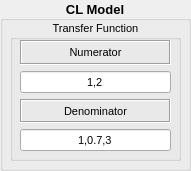
   <widget class="QGroupBox" name="ModelGroup_2">
    <property name="geometry">
     <rect>
      <x>800</x>
      <y>190</y>
      <width>191</width>
      <height>171</height>
     </rect>
    </property>
    <property name="font">
     <font>
      <pointsize>10</pointsize>
      <weight>75</weight>
      <bold>true</bold>
     </font>
    </property>
    <property name="title">
     <string>CL Model</string>
    </property>
    <property name="alignment">
     <set>Qt::AlignCenter</set>
    </property>
    <widget class="QGroupBox" name="TransferFunctionGroup_2">
     <property name="geometry">
      <rect>
       <x>10</x>
       <y>20</y>
       <width>171</width>
       <height>141</height>
      </rect>
     </property>
     <property name="font">
      <font>
       <pointsize>8</pointsize>
       <weight>50</weight>
       <bold>false</bold>
      </font>
     </property>
     <property name="title">
      <string>Transfer Function</string>
     </property>
     <property name="alignment">
      <set>Qt::AlignCenter</set>
     </property>
     <widget class="QWidget" name="gridLayoutWidget_7">
      <property name="geometry">
       <rect>
        <x>10</x>
        <y>20</y>
        <width>151</width>
        <height>111</height>
       </rect>
      </property>
      <layout class="QGridLayout" name="gridLayout_4">
       <item row="1" column="0">
        <widget class="QLineEdit" name="NumeratorCL">
         <property name="font">
          <font>
           <weight>50</weight>
           <bold>false</bold>
          </font>
         </property>
         <property name="text">
          <string>1,2</string>
         </property>
         <property name="alignment">
          <set>Qt::AlignCenter</set>
         </property>
         <property name="clearButtonEnabled">
          <bool>false</bool>
         </property>
        </widget>
       </item>
       <item row="3" column="0">
        <widget class="QLineEdit" name="DenominatorCL">
         <property name="font">
          <font>
           <weight>50</weight>
           <bold>false</bold>
          </font>
         </property>
         <property name="text">
          <string>1,0.7,3</string>
         </property>
         <property name="alignment">
          <set>Qt::AlignCenter</set>
         </property>
         <property name="clearButtonEnabled">
          <bool>false</bool>
         </property>
        </widget>
       </item>
       <item row="0" column="0">
        <widget class="QLabel" name="NumeratorLabel2">
         <property name="font">
          <font>
           <weight>50</weight>
           <bold>false</bold>
          </font>
         </property>
         <property name="layoutDirection">
          <enum>Qt::LeftToRight</enum>
         </property>
         <property name="autoFillBackground">
          <bool>false</bool>
         </property>
         <property name="inputMethodHints">
          <set>Qt::ImhNone</set>
         </property>
         <property name="frameShape">
          <enum>QFrame::Box</enum>
         </property>
         <property name="frameShadow">
          <enum>QFrame::Sunken</enum>
         </property>
         <property name="text">
          <string>Numerator</string>
         </property>
         <property name="textFormat">
          <enum>Qt::AutoText</enum>
         </property>
         <property name="scaledContents">
          <bool>false</bool>
         </property>
         <property name="alignment">
          <set>Qt::AlignCenter</set>
         </property>
        </widget>
       </item>
       <item row="2" column="0">
        <widget class="QLabel" name="DenominatorLabel2">
         <property name="font">
          <font>
           <weight>50</weight>
           <bold>false</bold>
          </font>
         </property>
         <property name="frameShape">
          <enum>QFrame::Box</enum>
         </property>
         <property name="frameShadow">
          <enum>QFrame::Sunken</enum>
         </property>
         <property name="text">
          <string>Denominator</string>
         </property>
         <property name="alignment">
          <set>Qt::AlignCenter</set>
         </property>
        </widget>
       </item>
      </layout>
     </widget>
    </widget>
   </widget>
